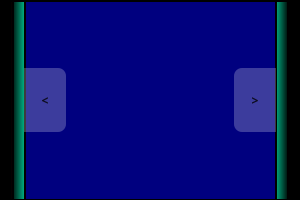
<?xml version="1.0" encoding="UTF-8"?>
<ui version="4.0">
 <class>MainWindow</class>
 <widget class="QMainWindow" name="MainWindow">
  <property name="geometry">
   <rect>
    <x>0</x>
    <y>0</y>
    <width>300</width>
    <height>200</height>
   </rect>
  </property>
  <property name="minimumSize">
   <size>
    <width>300</width>
    <height>200</height>
   </size>
  </property>
  <property name="windowTitle">
   <string>MainWindow</string>
  </property>
  <property name="windowOpacity">
   <double>1.000000000000000</double>
  </property>
  <widget class="QWidget" name="centralwidget">
   <widget class="QWidget" name="Imgs" native="true">
    <property name="geometry">
     <rect>
      <x>0</x>
      <y>0</y>
      <width>301</width>
      <height>201</height>
     </rect>
    </property>
    <property name="minimumSize">
     <size>
      <width>300</width>
      <height>200</height>
     </size>
    </property>
    <property name="styleSheet">
     <string notr="true">background-color: rgb(0, 0, 0);</string>
    </property>
    <layout class="QHBoxLayout" name="horizontalLayout">
     <property name="spacing">
      <number>2</number>
     </property>
     <property name="leftMargin">
      <number>2</number>
     </property>
     <property name="topMargin">
      <number>2</number>
     </property>
     <property name="rightMargin">
      <number>2</number>
     </property>
     <property name="bottomMargin">
      <number>2</number>
     </property>
     <item>
      <widget class="QWidget" name="Red" native="true">
       <property name="minimumSize">
        <size>
         <width>10</width>
         <height>0</height>
        </size>
       </property>
       <property name="maximumSize">
        <size>
         <width>0</width>
         <height>16777215</height>
        </size>
       </property>
       <property name="styleSheet">
        <string notr="true">background-color: rgb(127, 0, 0);</string>
       </property>
      </widget>
     </item>
     <item>
      <widget class="QWidget" name="Green" native="true">
       <property name="minimumSize">
        <size>
         <width>0</width>
         <height>0</height>
        </size>
       </property>
       <property name="maximumSize">
        <size>
         <width>10</width>
         <height>16777215</height>
        </size>
       </property>
       <property name="styleSheet">
        <string notr="true">background-color: rgb(0, 170, 127);</string>
       </property>
      </widget>
     </item>
     <item>
      <widget class="QWidget" name="Blue" native="true">
       <property name="minimumSize">
        <size>
         <width>0</width>
         <height>0</height>
        </size>
       </property>
       <property name="maximumSize">
        <size>
         <width>10000</width>
         <height>16777215</height>
        </size>
       </property>
       <property name="styleSheet">
        <string notr="true">background-color: rgb(0, 0, 127);</string>
       </property>
      </widget>
     </item>
     <item>
      <widget class="QWidget" name="Green_2" native="true">
       <property name="minimumSize">
        <size>
         <width>0</width>
         <height>0</height>
        </size>
       </property>
       <property name="maximumSize">
        <size>
         <width>10</width>
         <height>16777215</height>
        </size>
       </property>
       <property name="styleSheet">
        <string notr="true">background-color: rgb(0, 170, 127);</string>
       </property>
      </widget>
     </item>
     <item>
      <widget class="QWidget" name="Red_2" native="true">
       <property name="minimumSize">
        <size>
         <width>10</width>
         <height>0</height>
        </size>
       </property>
       <property name="maximumSize">
        <size>
         <width>0</width>
         <height>16777215</height>
        </size>
       </property>
       <property name="styleSheet">
        <string notr="true">background-color: rgb(127, 0, 0);</string>
       </property>
      </widget>
     </item>
    </layout>
    <zorder>Red</zorder>
    <zorder>Green_2</zorder>
    <zorder>Red_2</zorder>
    <zorder>Green</zorder>
    <zorder>Blue</zorder>
   </widget>
   <widget class="QWidget" name="Buttons" native="true">
    <property name="geometry">
     <rect>
      <x>0</x>
      <y>0</y>
      <width>300</width>
      <height>200</height>
     </rect>
    </property>
    <property name="minimumSize">
     <size>
      <width>300</width>
      <height>200</height>
     </size>
    </property>
    <property name="styleSheet">
     <string notr="true">background-color: rgba(255, 255, 255, 0);</string>
    </property>
    <layout class="QGridLayout" name="gridLayout">
     <property name="leftMargin">
      <number>0</number>
     </property>
     <property name="topMargin">
      <number>0</number>
     </property>
     <property name="rightMargin">
      <number>0</number>
     </property>
     <property name="bottomMargin">
      <number>0</number>
     </property>
     <property name="spacing">
      <number>0</number>
     </property>
     <item row="0" column="2" alignment="Qt::AlignRight">
      <widget class="QPushButton" name="pushButton_2">
       <property name="minimumSize">
        <size>
         <width>42</width>
         <height>64</height>
        </size>
       </property>
       <property name="maximumSize">
        <size>
         <width>42</width>
         <height>64</height>
        </size>
       </property>
       <property name="font">
        <font>
         <family>8514oem</family>
         <weight>75</weight>
         <italic>false</italic>
         <bold>true</bold>
         <underline>false</underline>
         <strikeout>false</strikeout>
         <kerning>true</kerning>
        </font>
       </property>
       <property name="cursor">
        <cursorShape>PointingHandCursor</cursorShape>
       </property>
       <property name="mouseTracking">
        <bool>false</bool>
       </property>
       <property name="toolTip">
        <string>Fuck you</string>
       </property>
       <property name="toolTipDuration">
        <number>2</number>
       </property>
       <property name="styleSheet">
        <string notr="true">QPushButton{
	color: rgba(0, 0, 0, 200);
    background-color: rgba(255, 255, 255, 60);
    border: none; 
	border-top-left-radius: 8px;
	border-bottom-left-radius: 8px;
}

QPushButton:hover {
    color: rgba(0, 0, 0, 180); 
    background-color: rgba(255, 255, 255, 40);
}

QPushButton:pressed {
    color: rgba(0, 0, 0, 255); 
    background-color: rgba(255, 255, 255, 70); 
}</string>
       </property>
       <property name="text">
        <string>&gt;</string>
       </property>
       <property name="autoDefault">
        <bool>false</bool>
       </property>
       <property name="default">
        <bool>false</bool>
       </property>
       <property name="flat">
        <bool>false</bool>
       </property>
      </widget>
     </item>
     <item row="0" column="1" alignment="Qt::AlignLeft|Qt::AlignVCenter">
      <widget class="QPushButton" name="pushButton">
       <property name="minimumSize">
        <size>
         <width>42</width>
         <height>64</height>
        </size>
       </property>
       <property name="maximumSize">
        <size>
         <width>42</width>
         <height>64</height>
        </size>
       </property>
       <property name="font">
        <font>
         <family>8514oem</family>
         <weight>75</weight>
         <bold>true</bold>
        </font>
       </property>
       <property name="styleSheet">
        <string notr="true">QPushButton{
	color: rgba(0, 0, 0, 200);
    background-color: rgba(255, 255, 255, 60);
    border: none; 
	border-top-right-radius: 8px;
	border-bottom-right-radius: 8px;
}

QPushButton:hover {
    color: rgba(0, 0, 0, 180); 
    background-color: rgba(255, 255, 255, 40);
}

QPushButton:pressed {
    color: rgba(0, 0, 0, 255); 
    background-color: rgba(255, 255, 255, 70); 
}</string>
       </property>
       <property name="text">
        <string>&lt;</string>
       </property>
      </widget>
     </item>
     <item row="0" column="0">
      <widget class="QWidget" name="widget" native="true">
       <property name="minimumSize">
        <size>
         <width>24</width>
         <height>200</height>
        </size>
       </property>
       <property name="maximumSize">
        <size>
         <width>0</width>
         <height>16777215</height>
        </size>
       </property>
       <property name="styleSheet">
        <string notr="true">background-color: qlineargradient(spread:pad, x1:0, y1:0, x2:1, y2:0, stop:0.447761 rgba(0, 0, 0, 255), stop:1 rgba(255, 255, 255, 0));</string>
       </property>
      </widget>
     </item>
     <item row="0" column="3">
      <widget class="QWidget" name="widget_2" native="true">
       <property name="minimumSize">
        <size>
         <width>24</width>
         <height>200</height>
        </size>
       </property>
       <property name="maximumSize">
        <size>
         <width>0</width>
         <height>16777215</height>
        </size>
       </property>
       <property name="styleSheet">
        <string notr="true">background-color: qlineargradient(spread:pad, x1:0, y1:0, x2:1, y2:0, stop:0 rgba(255, 255, 255, 0), stop:0.542289 rgba(0, 0, 0, 255));
</string>
       </property>
      </widget>
     </item>
    </layout>
   </widget>
  </widget>
 </widget>
 <resources/>
 <connections/>
</ui>
